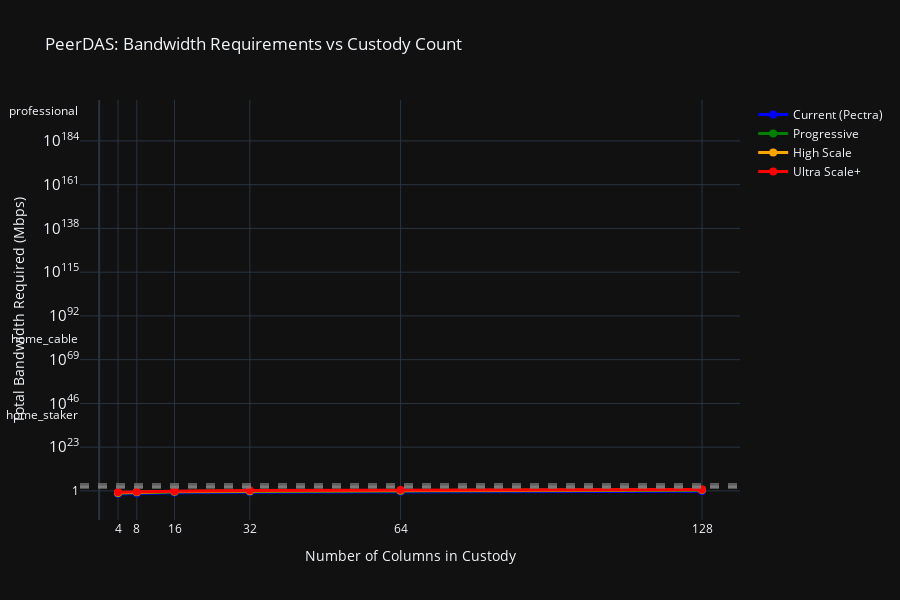

Here is the notebook cell this chart was saved with:
### Code cell
# 3. PeerDAS Custody Impact Analysis
# Show how different custody counts affect bandwidth for various blob scenarios

# Select more blob scenarios for comprehensive analysis
key_blob_scenarios = ["Current (Pectra)", "Moderate", "Progressive", "Aggressive", "High Scale", "Ultra Scale+", "Maximum"]

# Generate data for all custody counts from 1 to 128
custody_counts = list(range(1, 129))

fig = go.Figure()

# Color map for scenarios
scenario_colors = {
    "Current (Pectra)": "blue",
    "Moderate": "cyan",
    "Progressive": "green", 
    "Aggressive": "purple",
    "High Scale": "orange",
    "Ultra Scale+": "red",
    "Maximum": "darkred"
}

for scenario_name in key_blob_scenarios:
    scenario_details = next(s for s in BLOB_LIMIT_SCENARIOS if s["name"] == scenario_name)
    
    x_values = []
    y_values = []
    
    for custody_count in custody_counts:
        # Calculate bandwidth for this scenario and custody count
        reqs = calculate_bandwidth_requirements(
            scenario_details["target"], scenario_details["max"], "balanced", 
            custody_count=custody_count, use_peerdas=True
        )
        x_values.append(custody_count)
        y_values.append(reqs["avg_bandwidth_total_mbps"])
    
    fig.add_trace(go.Scatter(
        x=x_values,
        y=y_values,
        mode='lines+markers',
        name=f"{scenario_name} ({scenario_details['target']}/{scenario_details['max']})",
        line=dict(width=3, color=scenario_colors[scenario_name]),
        marker=dict(size=4)
    ))

fig.update_layout(
    title="PeerDAS: Bandwidth Requirements vs Custody Count",
    xaxis_title="Number of Columns in Custody",
    yaxis_title="Total Bandwidth Required (Mbps)",
    height=600,
    width=1200,
    yaxis_type="log",
    hovermode='x unified'
)

fig.update_xaxes(tickvals=[4, 8, 16, 32, 64, 128])

fig.show()

### Figure 1 — Plotly figure (JSON) as saved in the notebook; plotly's stock layout.template omitted (floating-point values rounded to 4 significant figures)
{"data": [{"line": {"color": "blue", "width": 3}, "marker": {"size": 8}, "mode": "lines+markers", "name": "Current (Pectra)", "type": "scatter", "x": [4, 8, 16, 32, 64, 128], "y": [0.02344, 0.04688, 0.09375, 0.1875, 0.375, 0.75]}, {"line": {"color": "green", "width": 3}, "marker": {"size": 8}, "mode": "lines+markers", "name": "Progressive", "type": "scatter", "x": [4, 8, 16, 32, 64, 128], "y": [0.0625, 0.125, 0.25, 0.5, 1.0, 2.0]}, {"line": {"color": "orange", "width": 3}, "marker": {"size": 8}, "mode": "lines+markers", "name": "High Scale", "type": "scatter", "x": [4, 8, 16, 32, 64, 128], "y": [0.1172, 0.2344, 0.4688, 0.9375, 1.875, 3.75]}, {"line": {"color": "red", "width": 3}, "marker": {"size": 8}, "mode": "lines+markers", "name": "Ultra Scale+", "type": "scatter", "x": [4, 8, 16, 32, 64, 128], "y": [0.1875, 0.375, 0.75, 1.5, 3.0, 6.0]}], "layout": {"annotations": [{"showarrow": false, "text": "home_staker", "x": 0, "xanchor": "right", "xref": "x domain", "y": 40, "yanchor": "middle", "yref": "y"}, {"showarrow": false, "text": "professional", "x": 0, "xanchor": "right", "xref": "x domain", "y": 200, "yanchor": "middle", "yref": "y"}, {"showarrow": false, "text": "institutional", "x": 0, "xanchor": "right", "xref": "x domain", "y": 4000, "yanchor": "middle", "yref": "y"}, {"showarrow": false, "text": "home_fiber", "x": 0, "xanchor": "right", "xref": "x domain", "y": 400, "yanchor": "middle", "yref": "y"}, {"showarrow": false, "text": "home_cable", "x": 0, "xanchor": "right", "xref": "x domain", "y": 80, "yanchor": "middle", "yref": "y"}], "height": 600, "hovermode": "x unified", "shapes": [{"line": {"color": "gray", "dash": "dash"}, "opacity": 0.7, "type": "line", "x0": 0, "x1": 1, "xref": "x domain", "y0": 40, "y1": 40, "yref": "y"}, {"line": {"color": "gray", "dash": "dash"}, "opacity": 0.7, "type": "line", "x0": 0, "x1": 1, "xref": "x domain", "y0": 200, "y1": 200, "yref": "y"}, {"line": {"color": "gray", "dash": "dash"}, "opacity": 0.7, "type": "line", "x0": 0, "x1": 1, "xref": "x domain", "y0": 4000, "y1": 4000, "yref": "y"}, {"line": {"color": "gray", "dash": "dash"}, "opacity": 0.7, "type": "line", "x0": 0, "x1": 1, "xref": "x domain", "y0": 400, "y1": 400, "yref": "y"}, {"line": {"color": "gray", "dash": "dash"}, "opacity": 0.7, "type": "line", "x0": 0, "x1": 1, "xref": "x domain", "y0": 80, "y1": 80, "yref": "y"}], "title": {"text": "PeerDAS: Bandwidth Requirements vs Custody Count"}, "xaxis": {"tickvals": [4, 8, 16, 32, 64, 128], "title": {"text": "Number of Columns in Custody"}}, "yaxis": {"title": {"text": "Total Bandwidth Required (Mbps)"}, "type": "log"}}}
